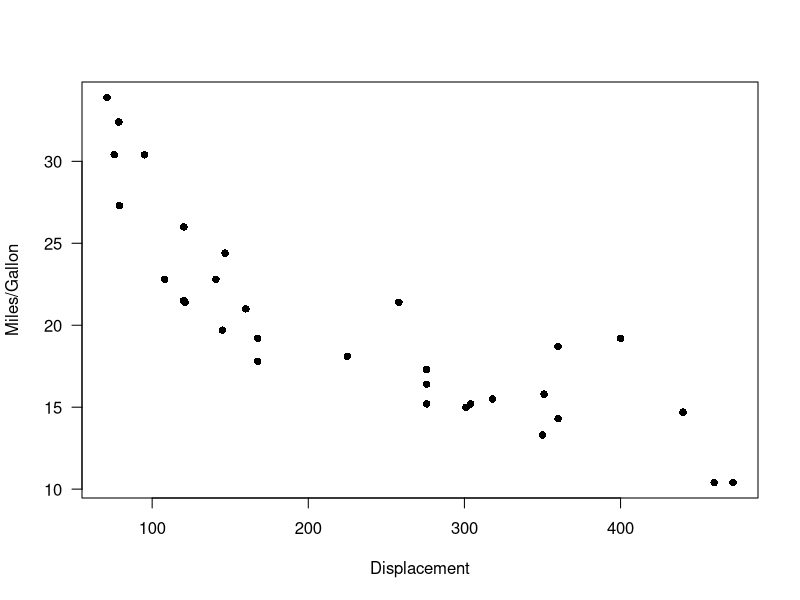
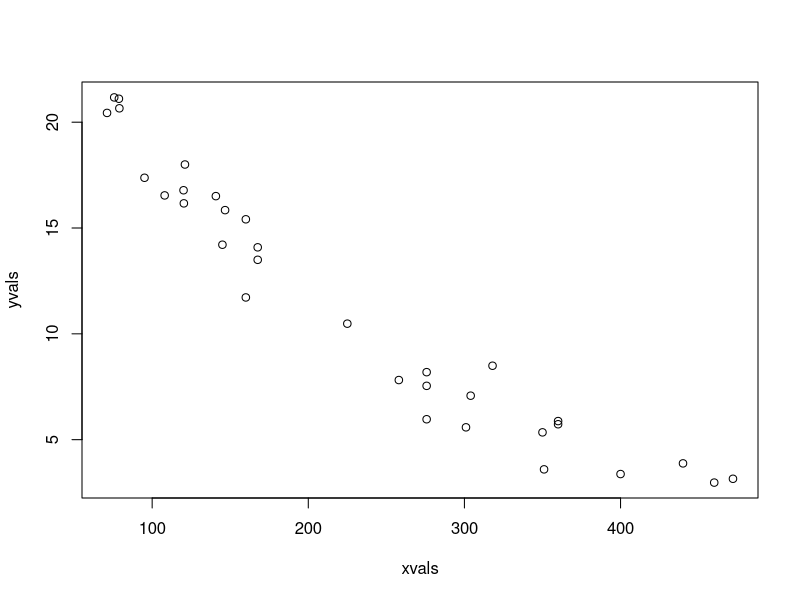
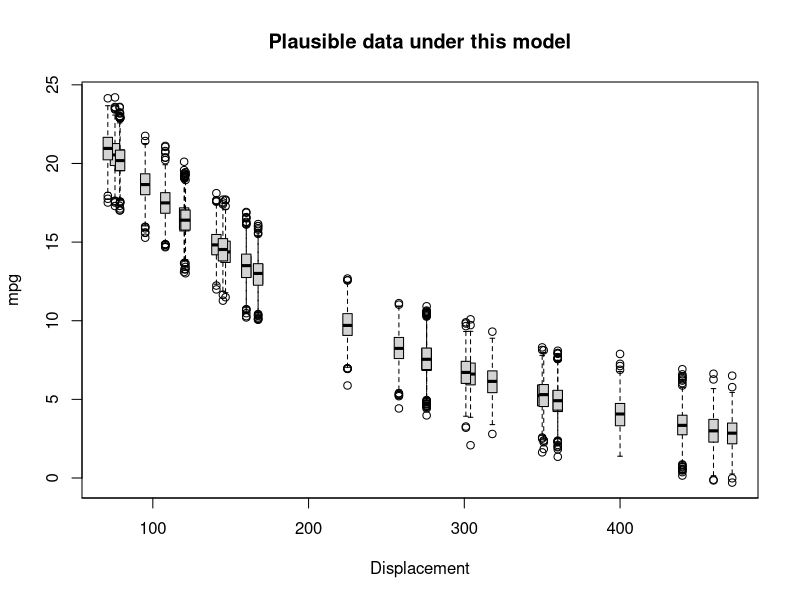
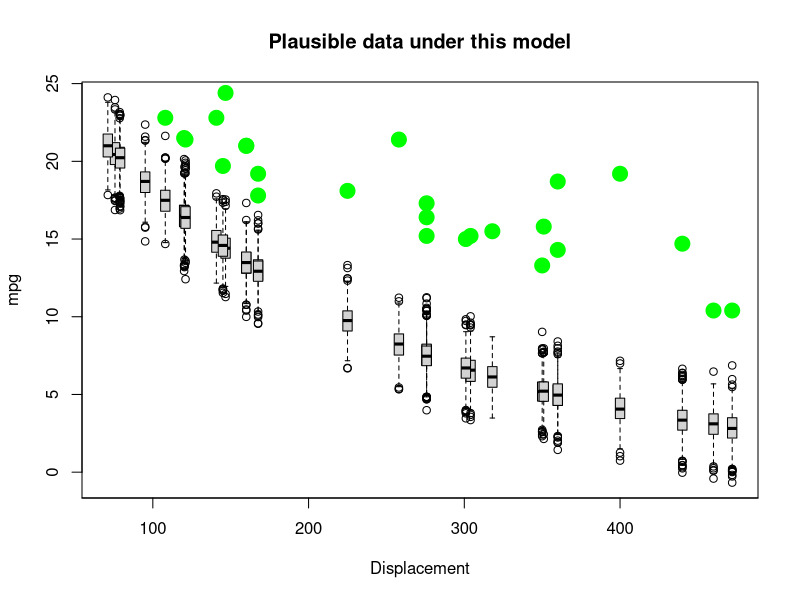
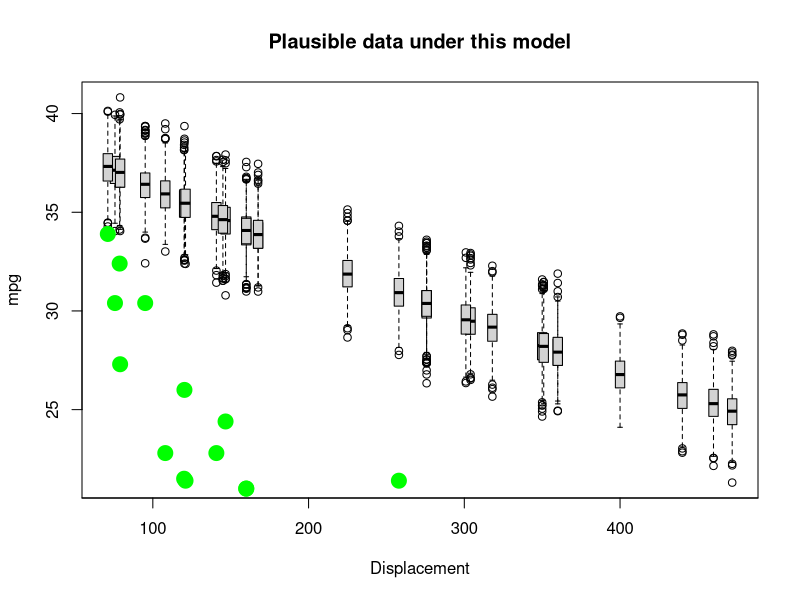
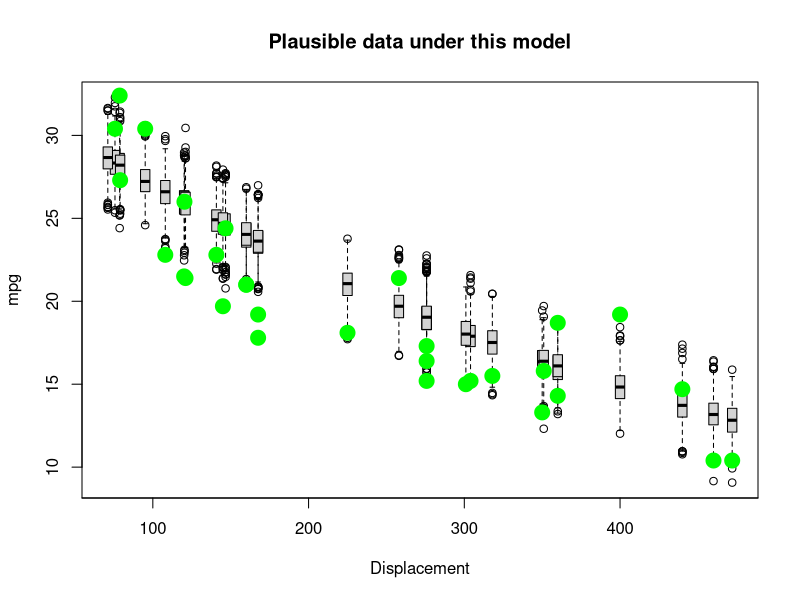
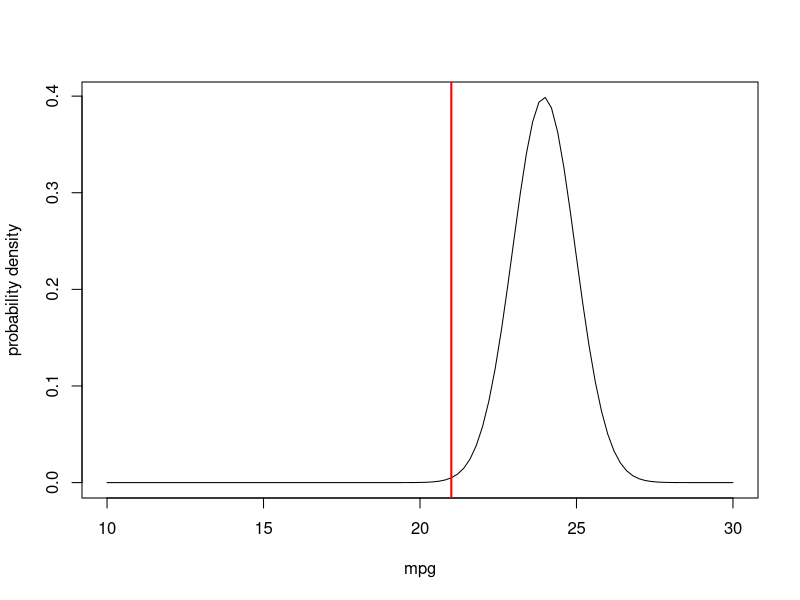
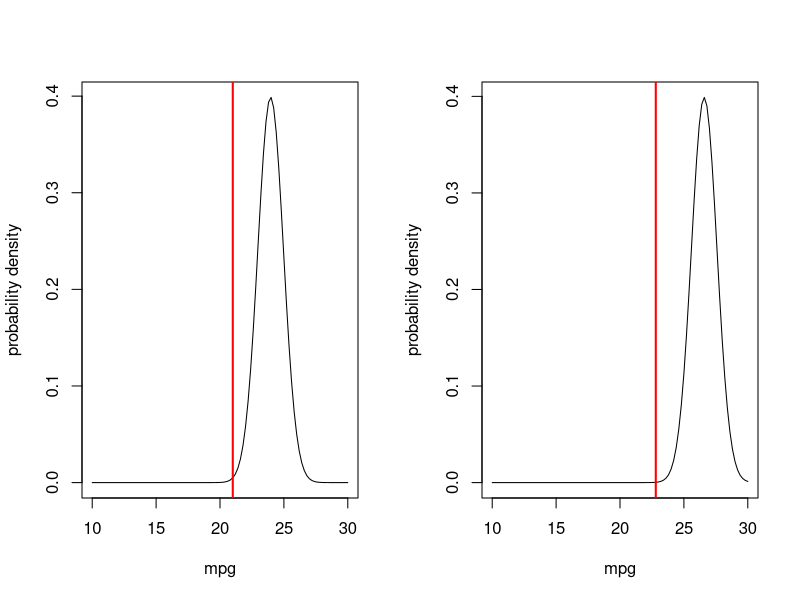

The R script that drew these images, in order:
## ---- chunk 1
knitr::opts_chunk$set(echo = TRUE, cache = TRUE)
## ---- chunk 2
data(mtcars)

plot(mpg~disp, data = mtcars, las = 1, pch = 16, xlab = "Displacement", ylab = "Miles/Gallon")



## ---- chunk 3

Deterministic_component <- function(xvals,a,b){
  yexp <- a*exp(b*xvals)        # deterministic exponential decay
  return(yexp)
}

DataGenerator_exp <- function(xvals,params){
  yexp <- Deterministic_component(xvals,params$a,params$b)  # get signal
  yvals <- rnorm(length(yexp),yexp,sqrt(params$c))     # add noise
  return(yvals)
}

## ---- chunk 4

xvals=mtcars$disp    # xvals same as data (this is a "fixed effect", so there is no random component here- we can't really "sample" x values)
params <- list()  
params$a=30
params$b=-0.005   # = 1/200
params$c=1

yvals <- DataGenerator_exp(xvals,params)

plot(yvals~xvals)


## ---- chunk 5

PlotRangeOfPlausibleData <- function(xvals,params,reps){ 
  samplesize <- length(xvals)
  results <- array(0,dim=c(samplesize,reps))   # storage array for results
  for(i in 1:reps){
    yvals <- DataGenerator_exp(xvals,params)
    results[,i] <- yvals
  }
      # now make a boxplot of the results
  boxplot(lapply(1:nrow(results), function(i) results[i,]),at=xvals, xaxt="n",main="Plausible data under this model",ylab="mpg",xlab="Displacement",boxwex=6)
  cleanseq <- (seq(0,max(round(xvals/100)),length=(max(round(xvals/100)))+1))*100
  axis(1,at=cleanseq,labels = cleanseq)    # label the x axis properly
  
}

## ---- chunk 6
reps <- 1000    # number of replicate datasets to generate

PlotRangeOfPlausibleData(xvals,params,reps)

## ---- chunk 7
real_yvals <- mtcars$mpg
PlotRangeOfPlausibleData(xvals,params,reps)
points(xvals,real_yvals,pch=20,cex=3,col="green")
## ---- chunk 8
params$a=40       # was 30
params$b=-0.001   # was 0.005

    
PlotRangeOfPlausibleData(xvals,params,reps)
points(xvals,real_yvals,pch=20,cex=3,col="green")    # overlay the real data

## ---- chunk 9
params$a=33       # was 40
params$b=-0.002   # was 0.001

    
PlotRangeOfPlausibleData(xvals,params,reps)
points(xvals,real_yvals,pch=20,cex=3,col="green")    # overlay the real data
## ---- chunk 10

obs.data <- mtcars[1,c("mpg","disp")]
obs.data

## ---- chunk 11
############
# "best fit" parameters from above
############

params$a=33       # was 40
params$b=-0.002   # was 0.001
params$c=1

params

expected_val <- Deterministic_component(obs.data$disp,params$a,params$b)
expected_val

## ---- chunk 12
mean = expected_val   # 23.96
stdev = sqrt(params$c)

curve(dnorm(x,mean,stdev),10,30,xlab="mpg",ylab="probability density")   # probability density
abline(v=obs.data$mpg,col="red",lwd=2)

## ---- chunk 13
likelihood = dnorm(obs.data$mpg,mean,stdev)
likelihood
## ---- chunk 14

obs.data <- mtcars[c(1,3),c("mpg","disp")]
obs.data

par(mfrow=c(1,2))  # set up graphics!

for(i in 1:nrow(obs.data)){
  curve(dnorm(x,Deterministic_component(obs.data$disp[i],params$a,params$b),sqrt(params$c)),10,30,xlab="mpg",ylab="probability density")   # probability density
  abline(v=obs.data$mpg[i],col="red",lwd=2)
}

## ---- chunk 15
Likelihood <- dnorm(obs.data$mpg[1],Deterministic_component(obs.data$disp[1],params$a,params$b),sqrt(params$c)) *
              dnorm(obs.data$mpg[2],Deterministic_component(obs.data$disp[2],params$a,params$b),sqrt(params$c))  
Likelihood
## ---- chunk 16
obs.data <- mtcars[c(1,3,4,5),c("mpg","disp")]
obs.data

par(mfrow=c(2,2))  # set up graphics!

for(i in 1:nrow(obs.data)){
  curve(dnorm(x,Deterministic_component(obs.data$disp[i],params$a,params$b),sqrt(params$c)),10,30,xlab="mpg",ylab="probability density")   # probability density
  abline(v=obs.data$mpg[i],col="red",lwd=2)
}

## ---- chunk 17
Likelihood <- 1     # initialize the likelihood
for(i in 1:nrow(obs.data)){
  Likelihood <- Likelihood * dnorm(obs.data$mpg[i],Deterministic_component(obs.data$disp[i],params$a,params$b),sqrt(params$c))
}
Likelihood
## ---- chunk 18

Likelihood <- prod(dnorm(obs.data$mpg,Deterministic_component(obs.data$disp,params$a,params$b),sqrt(params$c)))
Likelihood
## ---- chunk 19
full.data <- mtcars[,c("mpg","disp")]
Likelihood <- prod(dnorm(full.data$mpg,Deterministic_component(full.data$disp,params$a,params$b),sqrt(params$c)))
Likelihood
## ---- chunk 20
Log.Likelihood <- sum(dnorm(full.data$mpg,Deterministic_component(full.data$disp,params$a,params$b),sqrt(params$c),log=TRUE)) 
Log.Likelihood  
exp(Log.Likelihood)   # we can convert back to likelihood if we want...
## ---- chunk 21
LogLikFunction <- function(params,df,yvar,xvar){
  LogLik <- sum(dnorm(df[,yvar],Deterministic_component(df[,xvar],params['a'],params['b']),sqrt(params['c']),log=TRUE))
  return(LogLik)
}
LogLikFunction(unlist(params),df=mtcars,yvar="mpg",xvar="disp")
## ---- chunk 22
MLE <- optim(fn=LogLikFunction,par=unlist(params),df=mtcars,yvar="mpg",xvar="disp",control=list(fnscale=-1))  # note, the control param is set so that "optim" maximizes rather than minimizes the Log-likelihood. 
## ---- chunk 23
MLE$par
## ---- chunk 24
MLE$value
## ---- chunk 25
bestParams <- as.list(MLE$par)

xvals=mtcars$disp
yvals <- mtcars$mpg
PlotRangeOfPlausibleData(xvals,bestParams,1000)
points(xvals,yvals,pch=20,cex=3,col="green")

## ---- chunk 26

upperval <- -1/1000
lowerval <- -1/200
allvals <- seq(lowerval,upperval,length=1000)
likelihood_slice <- numeric(1000)   # set up storage vector! 
newParams <- bestParams 
for(i in c(1:length(allvals))){
  newParams$b <- allvals[i]
  likelihood_slice[i] <- exp(LogLikFunction(unlist(newParams),mtcars,"mpg","disp"))    # get the data likelihood across slice of parameter space
}

plot(allvals,likelihood_slice,type="l",main="Likelihood Slice",xlab="Parameter Slice for \'b\'",ylab="Likelihood")

## ---- chunk 27
upperval <- -1/1000
lowerval <- -1/200
allvals <- seq(lowerval,upperval,length=1000)
loglikelihood_slice <- numeric(1000)   # set up storage vector! 
newParams <- bestParams 
for(i in c(1:length(allvals))){
  newParams$b <- allvals[i]
  loglikelihood_slice[i] <- LogLikFunction(unlist(newParams),mtcars,"mpg","disp")    # get the data likelihood across slice of parameter space
}

plot(allvals,loglikelihood_slice,type="l",main="Log Likelihood Slice",xlab="Parameter Slice for \'b\'",ylab="Log-Likelihood")
## ---- chunk 28
upperval <- -1/550
lowerval <- -1/350
allvals <- seq(lowerval,upperval,length=1000)
loglikelihood_slice <- numeric(1000)   # set up storage vector! 
newParams <- bestParams 
for(i in c(1:length(allvals))){
  newParams$b <- allvals[i]
  loglikelihood_slice[i] <- LogLikFunction(unlist(newParams),mtcars,"mpg","disp")    # get the data likelihood across slice of parameter space
}

plot(allvals,loglikelihood_slice,type="l",main="Log Likelihood Slice",xlab="Parameter Slice for \'b\'",ylab="Log-Likelihood")
## ---- chunk 29
bestVal <- bestParams$b
bestVal



plot(allvals,loglikelihood_slice,type="l",main="Log Likelihood Slice",xlab="Parameter Slice for \'b\'",ylab="Log-Likelihood")
abline(v=bestVal,lwd=3,col="blue")
abline(h=(MLE$value-2))

## ---- chunk 30

reasonable_parameter_values <- allvals[loglikelihood_slice>=(MLE$value-2)]
min(reasonable_parameter_values)
max(reasonable_parameter_values)
plot(allvals,loglikelihood_slice,type="l",main="Log Likelihood slice",xlab="Parameter Slice for \'b\'",ylab="Log-Likelihood")
abline(v=bestVal,lwd=3,col="blue")
abline(h=(MLE$value-2),lty=2)
abline(v=min(reasonable_parameter_values),lwd=1,col="blue")
abline(v=max(reasonable_parameter_values),lwd=1,col="blue")
## ---- chunk 31

upperval_b <- -1/800
lowerval_b <- -1/300

upperval_a <- 50
lowerval_a <- 5

allvals_a <- seq(lowerval_a,upperval_a,length=500)
allvals_b <- seq(lowerval_b,upperval_b,length=500)

loglikelihood_surface <- matrix(0,nrow=500,ncol=500)   # set up storage matrix! 

newParams <- bestParams 
for(i in 1:length(allvals_a)){  # loop through possible a params
  newParams$a <- allvals_a[i]
  for(j in 1:length(allvals_b)){    # loop through possible b params
    newParams$b <- allvals_b[j]
    loglikelihood_surface[i,j] <- LogLikFunction(unlist(newParams),mtcars,"mpg","disp")    # get the data likelihood across slice of parameter space
  }
}

image(x=allvals_b,y=allvals_a,z=loglikelihood_surface,zlim=c(-100,-75),col=topo.colors(12))

## ---- chunk 32
conf95 <- qchisq(0.95,2)/2
image(x=allvals_a,y=allvals_b,z=loglikelihood_surface,zlim=c(-100,-75),col=topo.colors(12))
contour(x=allvals_a,y=allvals_b,z=loglikelihood_surface,levels=(MLE$value-conf95),add=TRUE,lwd=3,col=gray(0.3))

## ---- chunk 33
              ### A parameter
profile_A <- apply(loglikelihood_surface,1,max)
reasonable_parameter_values_A <- allvals_a[profile_A >=(MLE$value-conf95)]
min(reasonable_parameter_values_A)
max(reasonable_parameter_values_A)
plot(allvals_a,profile_A,type="l",main="Log Likelihood profile",xlab="Parameter Slice for \'a\'",ylab="Log-Likelihood")
abline(v=MLE$par["a"],lwd=3,col="blue")
abline(v=min(reasonable_parameter_values_A),lwd=1,col="blue")
abline(v=max(reasonable_parameter_values_A),lwd=1,col="blue")

## ---- chunk 34
profile_B <- apply(loglikelihood_surface,2,max)
reasonable_parameter_values_B <- allvals_b[profile_B >=(MLE$value-conf95)]
min(reasonable_parameter_values_B)
max(reasonable_parameter_values_B)
plot(allvals_b,profile_B,type="l",main="Log Likelihood profile",xlab="Parameter Slice for \'b\'",ylab="Log-Likelihood")
abline(v=MLE$par["b"],lwd=3,col="blue")
abline(v=min(reasonable_parameter_values_B),lwd=1,col="blue")
abline(v=max(reasonable_parameter_values_B),lwd=1,col="blue")
## ---- chunk 35

par(mfrow=c(1,2))
reasonable_parameter_values <- allvals[loglikelihood_slice>=(MLE$value-2)]
#min(reasonable_parameter_values)
#max(reasonable_parameter_values)
plot(allvals,loglikelihood_slice,type="l",main="Log Likelihood slice",xlab="Parameter Slice for \'b\'",ylab="Log-Likelihood",xlim=c(-0.0035,-0.0013))
abline(v=bestVal,lwd=3,col="blue")
abline(h=(MLE$value-2),lty=2)
abline(v=min(reasonable_parameter_values),lwd=1,col="blue")
abline(v=max(reasonable_parameter_values),lwd=1,col="blue")


profile_B <- apply(loglikelihood_surface,2,max)
reasonable_parameter_values_B <- allvals_b[profile_B >=(MLE$value-2)]
#min(reasonable_parameter_values_B)
#max(reasonable_parameter_values_B)
plot(allvals_b,profile_B,type="l",main="Log Likelihood profile",xlab="Parameter Slice for \'b\'",ylab="Log-Likelihood",xlim=c(-0.0035,-0.0013))
abline(v=MLE$par["b"],lwd=3,col="blue")
abline(h=(MLE$value-2),lty=2)
abline(v=min(reasonable_parameter_values_B),lwd=1,col="blue")
abline(v=max(reasonable_parameter_values_B),lwd=1,col="blue")
## ---- chunk 36
curve(dchisq(x,2),0,10,ylab="probability density",xlab="x", main="Chi-Squared distribution, df=2")

## ---- chunk 37
curve(dchisq(x,2),0,10,ylab="probability density",xlab="x", main="Chi-Squared distribution, df=2")
abline(v=qchisq(0.95,2),col="red",lwd=2)

## ---- chunk 38
curve(dchisq(x,1),0,5,ylab="probability density",xlab="x", main="Chi-Squared distribution, df=1")
abline(v=qchisq(0.95,1),col="red",lwd=2)
